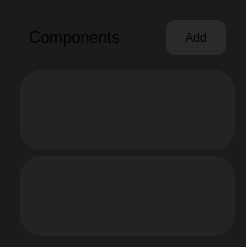
             <widget class="QWidget" name="Components" native="true">
              <property name="sizePolicy">
               <sizepolicy hsizetype="Preferred" vsizetype="Expanding">
                <horstretch>0</horstretch>
                <verstretch>0</verstretch>
               </sizepolicy>
              </property>
              <property name="styleSheet">
               <string notr="true">background-color: rgba(27, 27, 27, 1);
border-radius: 21px;

</string>
              </property>
              <layout class="QVBoxLayout" name="verticalLayout_13">
               <property name="leftMargin">
                <number>20</number>
               </property>
               <item>
                <widget class="QWidget" name="widget_6" native="true">
                 <layout class="QHBoxLayout" name="horizontalLayout_12">
                  <item>
                   <widget class="QLabel" name="label_12">
                    <property name="font">
                     <font>
                      <pointsize>12</pointsize>
                     </font>
                    </property>
                    <property name="text">
                     <string>Components</string>
                    </property>
                   </widget>
                  </item>
                  <item>
                   <spacer name="horizontalSpacer_8">
                    <property name="orientation">
                     <enum>Qt::Orientation::Horizontal</enum>
                    </property>
                    <property name="sizeHint" stdset="0">
                     <size>
                      <width>40</width>
                      <height>20</height>
                     </size>
                    </property>
                   </spacer>
                  </item>
                  <item>
                   <widget class="QPushButton" name="pushButton_4">
                    <property name="minimumSize">
                     <size>
                      <width>60</width>
                      <height>35</height>
                     </size>
                    </property>
                    <property name="styleSheet">
                     <string notr="true">QPushButton {
	background-color: rgb(42, 42, 42);
	border-radius: 9px;
}

QPushButton:hover {
	background-color: rgb(64, 64, 64);
}</string>
                    </property>
                    <property name="text">
                     <string>Add</string>
                    </property>
                   </widget>
                  </item>
                 </layout>
                </widget>
               </item>
               <item>
                <widget class="QWidget" name="widget_8" native="true">
                 <property name="minimumSize">
                  <size>
                   <width>0</width>
                   <height>80</height>
                  </size>
                 </property>
                 <property name="styleSheet">
                  <string notr="true">background-color: rgba(35, 35, 35, 1)</string>
                 </property>
                </widget>
               </item>
               <item>
                <widget class="QWidget" name="widget_9" native="true">
                 <property name="minimumSize">
                  <size>
                   <width>0</width>
                   <height>80</height>
                  </size>
                 </property>
                 <property name="styleSheet">
                  <string notr="true">background-color: rgba(35, 35, 35, 1)</string>
                 </property>
                </widget>
               </item>
              </layout>
             </widget>
